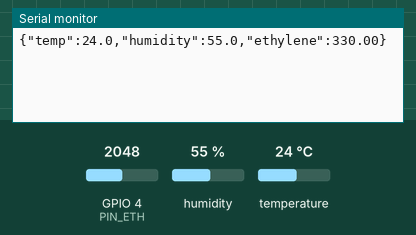
Recording of a sketch running on a simulated ESP32-S3. Parts: the last lines printed to the serial monitor. The test bench sets the inputs (shaded band); at power-on: humidity 55 %, GPIO 4 (PIN_ETH) = 2048, temperature 24 °C (analog values on the 0–4095 scale).

Above: at 2.8 s.
2.9 s: humidity set to 22 %
At 4.3 s:
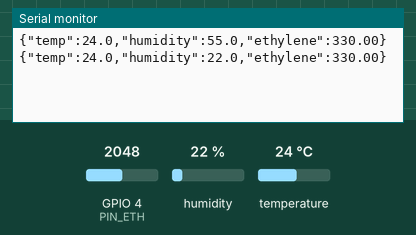
4.4 s: GPIO 4 (PIN_ETH) set to 2866
5.9 s: temperature set to 12 °C
At 6.9 s:
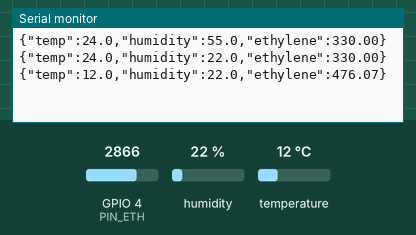
7.4 s: GPIO 4 (PIN_ETH) set to 3603
At 8.7 s:
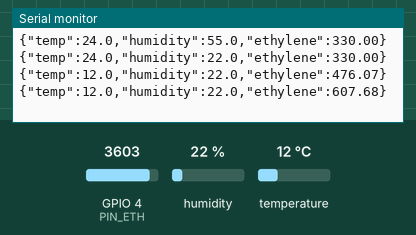
8.9 s: humidity set to 40 %
At 11.1 s:
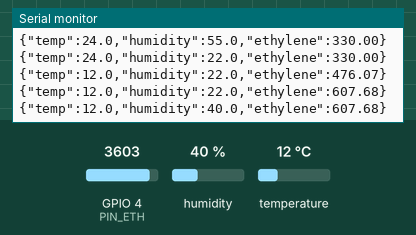
Timing chart, 0 to 11.4 s (numbered marks = the images above; inputs shaded):
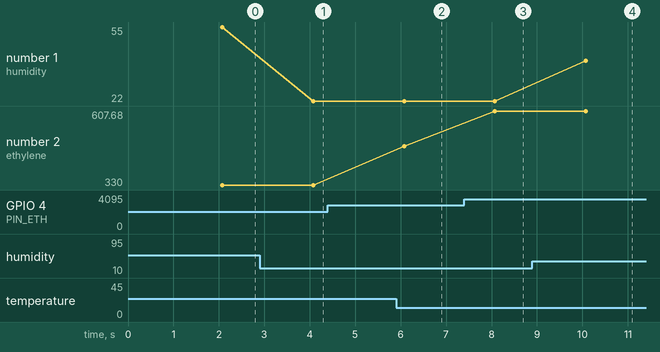

The sketch:

Arduino_IDE_for_web_app.ino
```cpp
/*
  ESP32-S3 post-harvest storage node -> Bluetooth serial -> DroidScript app

  The ESP32-S3 has NO classic Bluetooth (only BLE), and the app connects with
  classic Bluetooth serial (SPP). So this sketch sends its data out of a UART
  to an HC-05 (or HC-06) module, which the phone pairs with like any SPP device.

  Wiring (change the pins below if your board differs)
    SHT31  (temperature / humidity)  SDA -> GPIO 8,  SCL -> GPIO 9,  3V3, GND
    Ethylene sensor analog output    -> GPIO 4  (ADC1)
    HC-05  TXD -> GPIO 18 (ESP32 RX),  RXD -> GPIO 17 (ESP32 TX)  [use a divider
           or level shifter if your HC-05 RXD is not 3.3 V tolerant]
           VCC -> 5 V (HC-05 module), GND -> GND

  Setup once: put the HC-05 in AT mode and set its name to ESP32_S3_Storage
  (AT+NAME=ESP32_S3_Storage), then pair it in Android Bluetooth settings
  (default PIN 1234 or 0000).

  Libraries (Library Manager): "Adafruit SHT31 Library" (installs Adafruit BusIO).
  Board: ESP32S3 Dev Module.

  Output, one JSON line every 2 s (what the app expects):
    {"temp":37.1,"humidity":87.5,"ethylene":42.0}
*/

#include <Wire.h>
#include <Adafruit_SHT31.h>

// ---- pins ----
const int PIN_SDA = 8;
const int PIN_SCL = 9;
const int PIN_ETH = 4;
const int PIN_BT_RX = 18;   // ESP32 receives from HC-05 TXD
const int PIN_BT_TX = 17;   // ESP32 sends to HC-05 RXD

// ---- settings ----
const unsigned long BT_BAUD = 9600;       // HC-05 default data rate
const unsigned long SEND_MS = 2000;

// Ethylene sensor calibration. REPLACE these with your sensor's datasheet or
// your own calibration points: raw ADC (0..4095) -> ppm, linear between two points.
const float ETH_RAW_ZERO = 200.0;   // ADC reading in clean air
const float ETH_PPM_ZERO = 0.0;
const float ETH_RAW_SPAN = 3000.0;  // ADC reading at the known span concentration
const float ETH_PPM_SPAN = 500.0;   // ppm at that reading

Adafruit_SHT31 sht31 = Adafruit_SHT31();
HardwareSerial BT(1);
unsigned long lastSend = 0;
bool shtOk = false;

float readEthylenePpm() {
  long sum = 0;
  for (int i = 0; i < 16; i++) {   // average to smooth ADC noise
    sum += analogRead(PIN_ETH);
    delay(2);
  }
  float raw = sum / 16.0;
  float ppm = (raw - ETH_RAW_ZERO) * (ETH_PPM_SPAN - ETH_PPM_ZERO) / (ETH_RAW_SPAN - ETH_RAW_ZERO) + ETH_PPM_ZERO;
  if (ppm < 0) ppm = 0;
  return ppm;
}

void setup() {
  Serial.begin(115200);
  BT.begin(BT_BAUD, SERIAL_8N1, PIN_BT_RX, PIN_BT_TX);
  analogReadResolution(12);
  Wire.begin(PIN_SDA, PIN_SCL);
  shtOk = sht31.begin(0x44);       // use 0x45 if your SHT31 ADDR pin is high
  if (!shtOk) Serial.println("SHT31 not found, check wiring");
}

void loop() {
  if (millis() - lastSend < SEND_MS) return;
  lastSend = millis();

  float t = shtOk ? sht31.readTemperature() : NAN;
  float h = shtOk ? sht31.readHumidity() : NAN;
  float e = readEthylenePpm();

  // never send made-up numbers: skip the line if a sensor failed
  if (isnan(t) || isnan(h)) {
    Serial.println("Sensor read failed, nothing sent");
    return;
  }

  char line[96];
  snprintf(line, sizeof(line), "{\"temp\":%.1f,\"humidity\":%.1f,\"ethylene\":%.2f}", t, h, e);
  BT.println(line);       // newline-terminated, as the app expects
  Serial.println(line);   // same line on the USB serial monitor
}
```

Measured:
- after the input at 2.9 s, the serial monitor: prints a new line after 1.2 s (image 1)
- after the input at 5.9 s, the serial monitor: prints a new line after 0.18 s (image 2)
- after the input at 7.4 s, the serial monitor: prints a new line after 0.67 s (image 3)
- after the input at 8.9 s, the serial monitor: prints a new line after 1.2 s (image 4)
- plotted number 1: 55 → 22 after the input at 2.9 s, 22 → 40 after the input at 8.9 s
- plotted number 2: 476.07 → 607.68 after the input at 7.4 s
